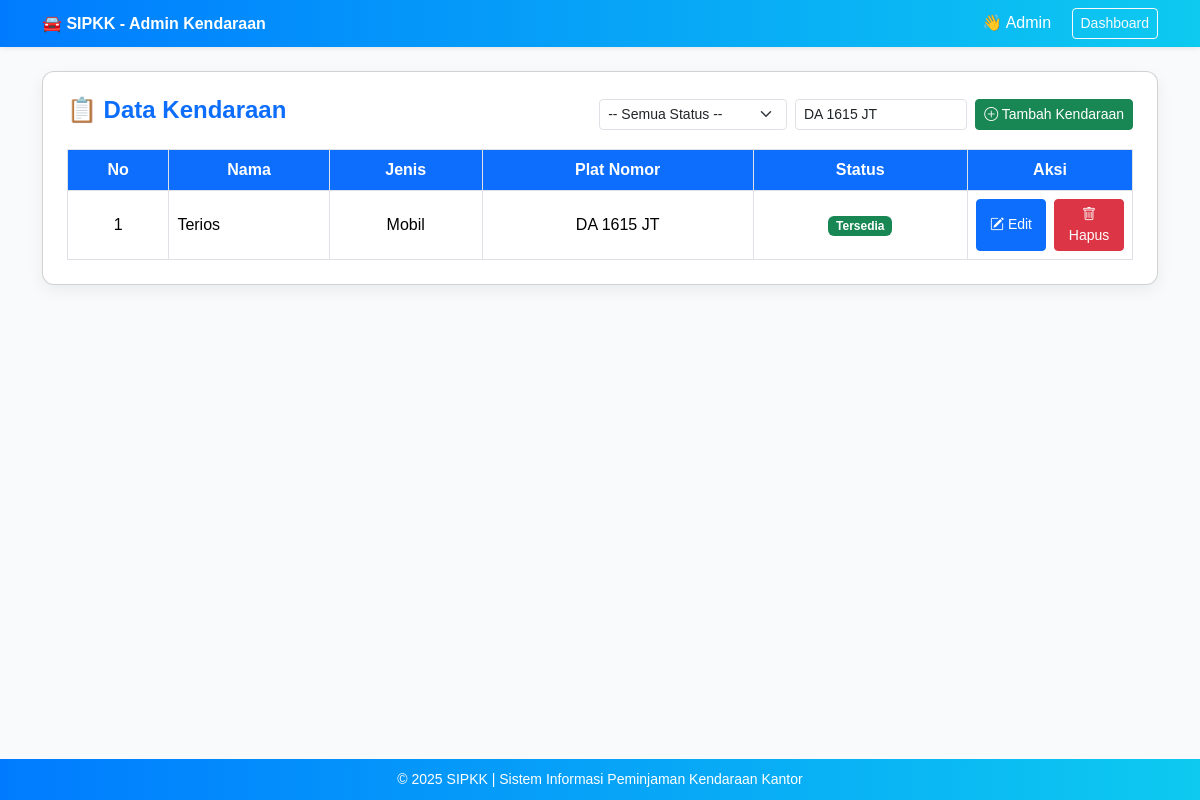
The app's page /admin/kendaraan_tampil.php?plat=DA 1615 JT (signed in) with its own data.
### tables this page shows
CREATE TABLE `kendaraan` (
  `id_kendaraan` int(11) NOT NULL,
  `jenis` int(1) NOT NULL,
  `merk` varchar(100) NOT NULL,
  `plat_nomor` varchar(20) NOT NULL,
  `status` int(1) DEFAULT NULL,
  `konsumsi_bbm` float DEFAULT NULL
);

### admin/kendaraan_tampil.php (the view, shortened to what this page needs)
<?php
include "../config/koneksi.php";
$filter_plat   = isset($_GET['plat']) ? mysqli_real_escape_string($koneksi, trim($_GET['plat'])) : '';
$query = "SELECT * FROM kendaraan WHERE 1=1";
if ($filter_plat !== '') $query .= " AND plat_nomor LIKE '%".$filter_plat."%'";
$query .= " ORDER BY id_kendaraan DESC";
$result = mysqli_query($koneksi, $query);
?>
<!DOCTYPE html>
<html lang="id">
<head>
  <link href="https://cdn.jsdelivr.net/npm/bootstrap@5.3.3/dist/css/bootstrap.min.css" rel="stylesheet">
  <link rel="stylesheet" href="https://cdn.jsdelivr.net/npm/bootstrap-icons@1.11.1/font/bootstrap-icons.css">
</head>
<body>
<header class="py-2 mb-4 shadow-sm">
  <div class="container d-flex justify-content-between align-items-center">
    <a class="navbar-brand text-white fw-bold" href="dashboard.php">🚘 SIPKK - Admin Kendaraan</a>
    <div>
      <span class="text-white me-3">👋 <?= htmlspecialchars($_SESSION['username'] ?? 'Admin'); ?></span>
      <a href="dashboard.php" class="btn btn-outline-light btn-sm">Dashboard</a>
    </div>
  </div>
</header>
<main class="container mb-5">
  <div class="card p-4">
    <div class="d-flex justify-content-between align-items-center mb-3 flex-wrap">
      <h4 class="text-primary fw-bold mb-2">📋 Data Kendaraan</h4>
      <div class="d-flex gap-2">
        <form id="filterForm" method="get" class="d-flex gap-2 align-items-center">
          <select name="status" class="form-select form-select-sm" onchange="this.form.submit()">
            <option value="">-- Semua Status --</option>
          </select>
          <input type="text" name="plat" id="platInput" class="form-control form-control-sm" placeholder="Cari plat..." value="<?= htmlspecialchars($filter_plat); ?>">
        </form>
        <button class="btn btn-success btn-sm" data-bs-toggle="modal" data-bs-target="#modalTambahKendaraan"><i class="bi bi-plus-circle"></i> Tambah Kendaraan</button>
      </div>
    </div>
    <div class="table-responsive">
      <table class="table table-bordered align-middle text-center mb-0">
        <thead>
          <tr>
            <th>No</th>
            <th>Nama</th>
            <th>Jenis</th>
            <th>Plat Nomor</th>
            <th>Status</th>
            <th style="width:160px">Aksi</th>
          </tr>
        </thead>
        <tbody>
          <?php if (mysqli_num_rows($result) > 0): $no=1;
          while($row=mysqli_fetch_assoc($result)): ?>
          <tr>
            <td><?= $no++; ?></td>
            <td class="text-start"><?= htmlspecialchars($row['merk']); ?></td>
            <td><?= $row['jenis']=='1'?'Mobil':'Motor Dinas'; ?></td>
            <td><?= htmlspecialchars($row['plat_nomor']); ?></td>
            <td>
              <?php
                $status_map = [
                  '1'=>['Tersedia','success'],
                  '2'=>['Diproses','info'],
                  '3'=>['Dipinjam','warning text-dark'],
                  '4'=>['Rusak','danger'],
                  '5'=>['Perbaikan','primary']
                ];
                $slabel=$status_map[$row['status']][0];
                $sclass=$status_map[$row['status']][1];
              ?>
              <span class="badge bg-<?= $sclass ?>"><?= $slabel ?></span>
            </td>
            <td>
              <div class="action-buttons">
                <button class="btn btn-primary btn-sm"
                        data-bs-toggle="modal" data-bs-target="#modalEditKendaraan"
                        data-id="<?= $row['id_kendaraan'] ?>"
                        data-merk="<?= htmlspecialchars($row['merk'], ENT_QUOTES) ?>"
                        data-jenis="<?= $row['jenis'] ?>"
                        data-plat="<?= htmlspecialchars($row['plat_nomor'], ENT_QUOTES) ?>"
                        data-status="<?= $row['status'] ?>"><i class="bi bi-pencil-square"></i> Edit</button>
                <button class="btn btn-danger btn-sm"
                        data-bs-toggle="modal" data-bs-target="#modalHapus"
                        data-id="<?= $row['id_kendaraan'] ?>"><i class="bi bi-trash"></i> Hapus</button>
              </div>
            </td>
          </tr>
          <?php endwhile; else: ?>
          <tr><td colspan="6" class="text-muted py-3">🚘 Tidak ada data kendaraan.</td></tr>
          <?php endif; ?>
        </tbody>
      </table>
    </div>
  </div>
</main>
<footer>
  <p class="mb-0">© <?= date('Y'); ?> SIPKK | Sistem Informasi Peminjaman Kendaraan Kantor</p>
</footer>
</body>
</html>

### admin/kendaraan_tampil.php (style rules this page uses)
body { background-color: #f8fafc; font-family: 'Poppins', sans-serif; min-height: 100vh; display: flex; flex-direction: column; }
header { background: linear-gradient(90deg,#007bff,#0dcaf0); }
.card { border-radius: 12px; box-shadow: 0 6px 16px rgba(0,0,0,0.06); }
.table th { background:#0d6efd; color:#fff; }
.action-buttons { display: flex; justify-content: center; gap: 8px; }
.action-buttons .btn { min-width: 70px; }
footer { background: linear-gradient(90deg,#007bff,#0dcaf0); color: #fff; text-align: center; padding: 10px 0; margin-top: auto; font-size: 14px; }

### records on screen
kendaraan: merk "Terios", jenis "Mobil", plat_nomor "DA 1615 JT", status "Tersedia"

### other values on screen
$_SESSION['username'] "Admin"
